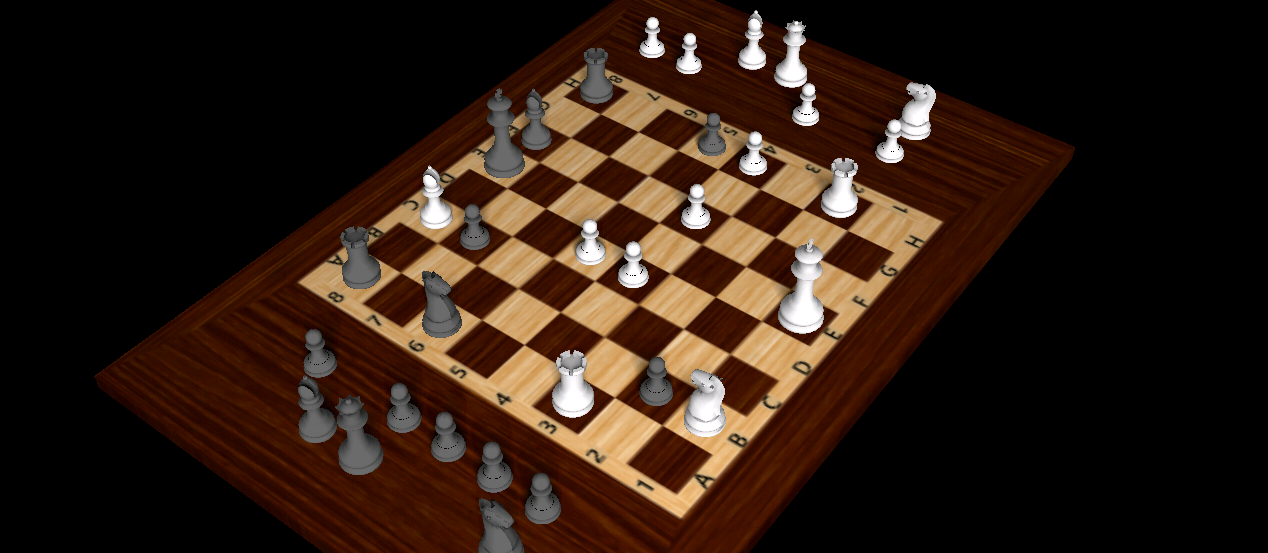
%> input picture test1.png, 1268 x 553 px
$ octave test2.m   (GNU Octave 9; MATLAB toolbox functions it lacks are replaced by stand-ins)
%> lines starting %> are read from the running program, lines starting %| are printed output that depends on the picture
### adaptivethreshold.m
function bw=adaptivethreshold(IM,ws,C,tm)
%ADAPTIVETHRESHOLD An adaptive thresholding algorithm that seperates the
%foreground from the background with nonuniform illumination.
%  bw=adaptivethreshold(IM,ws,C) outputs a binary image bw with the local
%   threshold mean-C or median-C to the image IM.
%  ws is the local window size.
%  tm is 0 or 1, a switch between mean and median. tm=0 mean(default); tm=1 median.
%
%  Contributed by Guanglei Xiong (xgl99@mails.tsinghua.edu.cn)
%  at Tsinghua University, Beijing, China.
%
%  For more information, please see
%  http://homepages.inf.ed.ac.uk/rbf/HIPR2/adpthrsh.htm

if (nargin<3)
    error('You must provide the image IM, the window size ws, and C.');
elseif (nargin==3)
    tm=0;
elseif (tm~=0 && tm~=1)
    error('tm must be 0 or 1.');
end

IM=mat2gray(IM);

if tm==0
    mIM=imfilter(IM,fspecial('average',ws),'replicate');
else
    mIM=medfilt2(IM,[ws ws]);
end
sIM=mIM-IM-C;
bw=im2bw(sIM,0);
bw=imcomplement(bw);

### test2.m
close all;
clear;
clc;

I = imread('test1.png');
%> I is the input picture: size 553x1268x3 uint8; mean R, G, B 47.2, 30.2, 19.8
I  = rgb2gray(I);
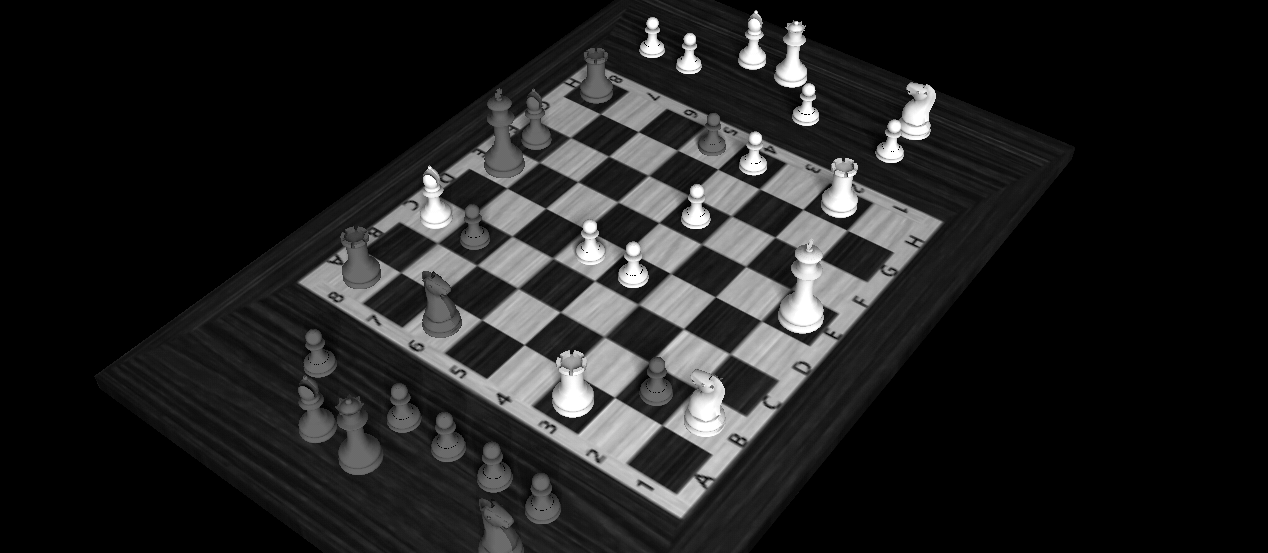
%> I: size 553x1268 uint8; min 0, max 255, mean 34
% I = histeq(I);
I = imsharpen(I,'Amount',0.5);

BW = adaptivethreshold(I,2,1,0);
%> in adaptivethreshold, `sIM=mIM-IM-C;`:
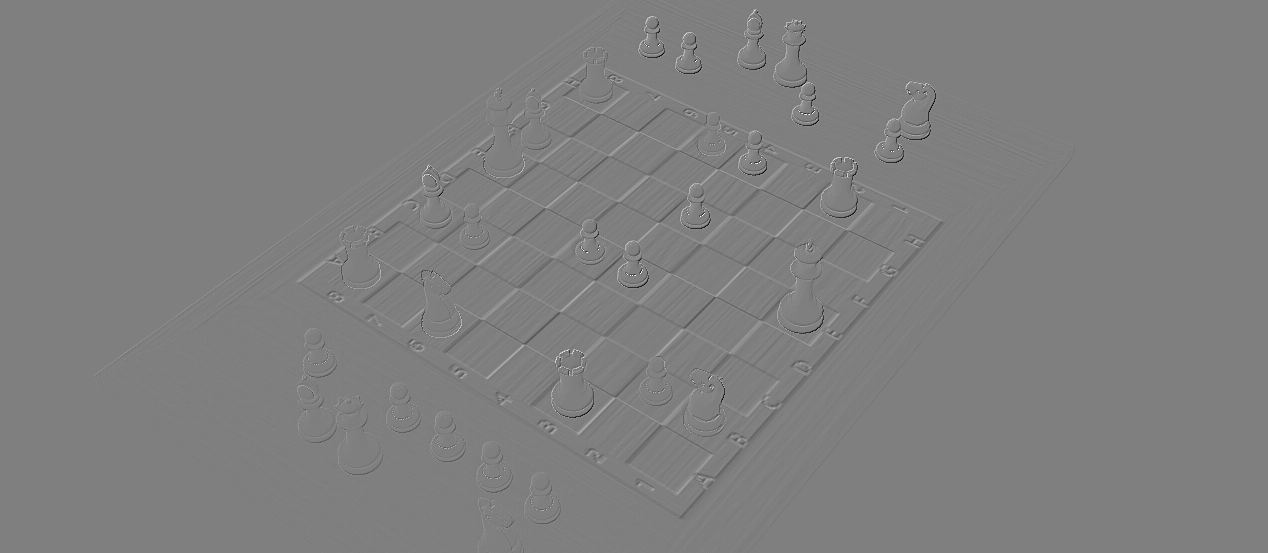
%> sIM: size 553x1268 double; min -1.75, max -0.25, mean -1; drawn with min black and max white
%> in adaptivethreshold, `bw=im2bw(sIM,0);`: bw: size 553x1268 logical; every value is 0
%> in adaptivethreshold, `bw=imcomplement(bw);`: bw: size 553x1268 logical; every value is 1
figure,
imshow(BW);
% [22 lines of commented-out code are left out]

$ run again, with test2.png copied over test1.png
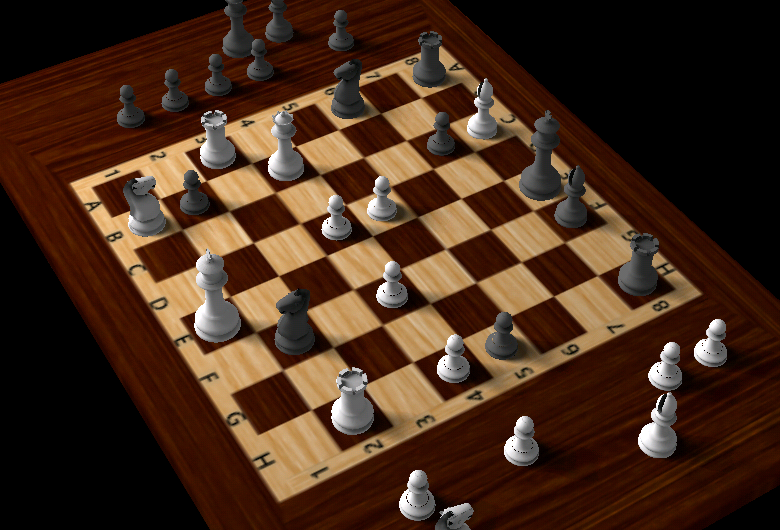
%> input picture test2.png, 780 x 530 px
%> I is the input picture: size 530x780x3 uint8; mean R, G, B 70.5, 44.5, 28.1
%> in adaptivethreshold, `mIM=imfilter(IM,fspecial('average',ws),'replicate');`:
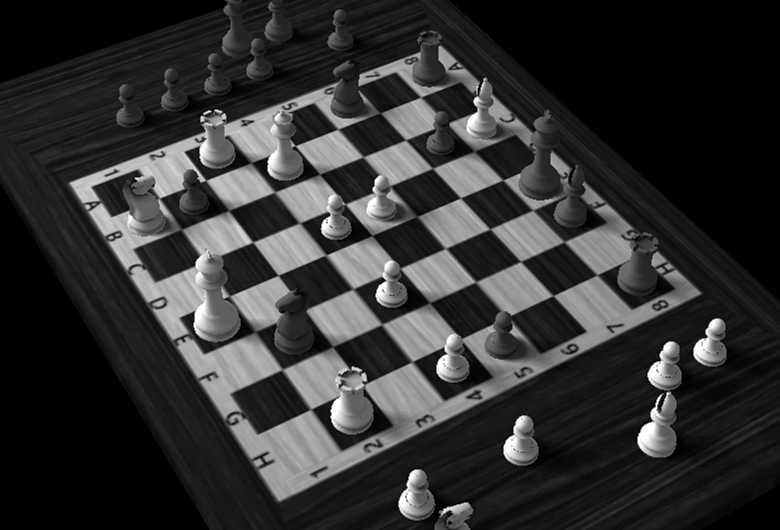
%> mIM: size 530x780 double; min 0, max 1, mean 0.198; mean of the top-left, top-right, bottom-left and bottom-right quarters 0.237, 0.137, 0.205, 0.211
%> in adaptivethreshold, `sIM=mIM-IM-C;`:
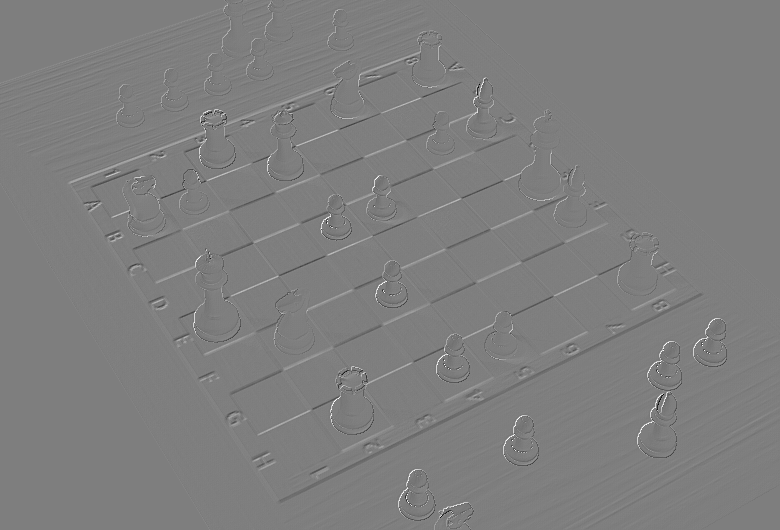
%> sIM: size 530x780 double; min -1.74, max -0.25, mean -1; drawn with min black and max white

$ run again, with 11.png copied over test1.png
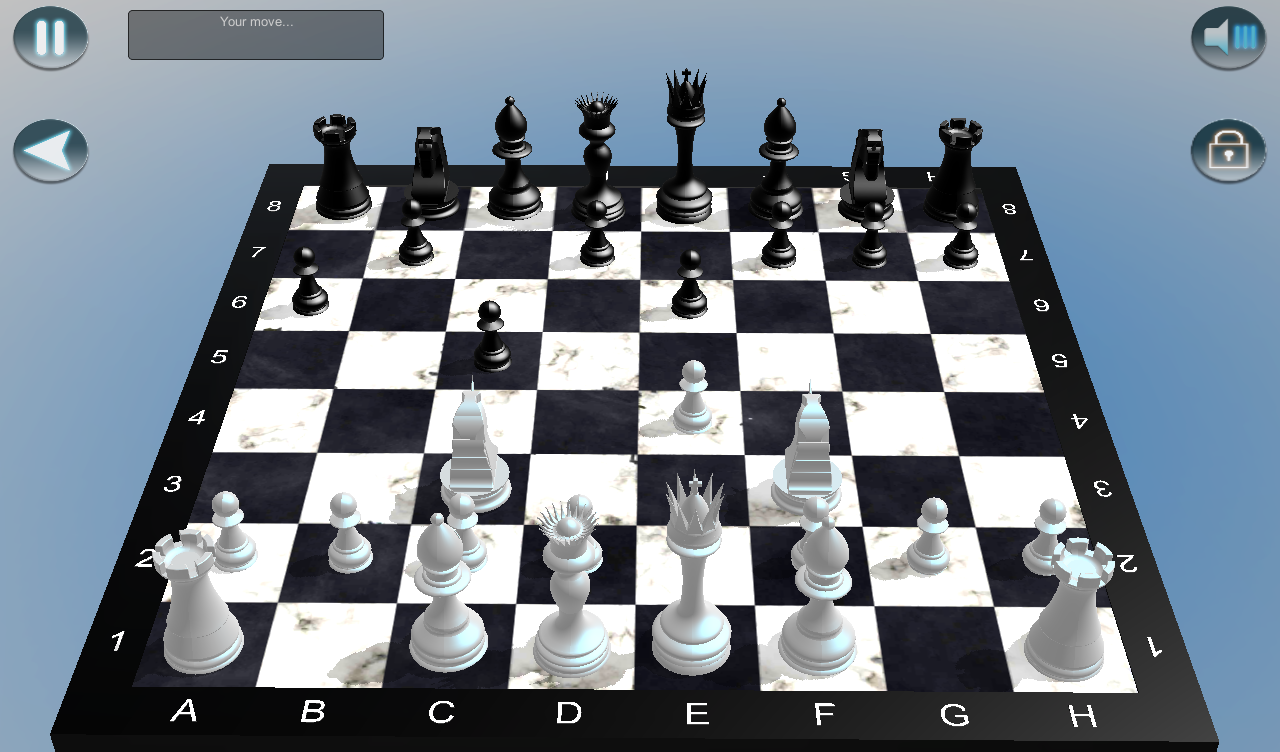
%> input picture 11.png, 1280 x 752 px
%> I is the input picture: size 752x1280x3 uint8; mean R, G, B 117.7, 128.8, 140
%> in adaptivethreshold, `mIM=imfilter(IM,fspecial('average',ws),'replicate');`:
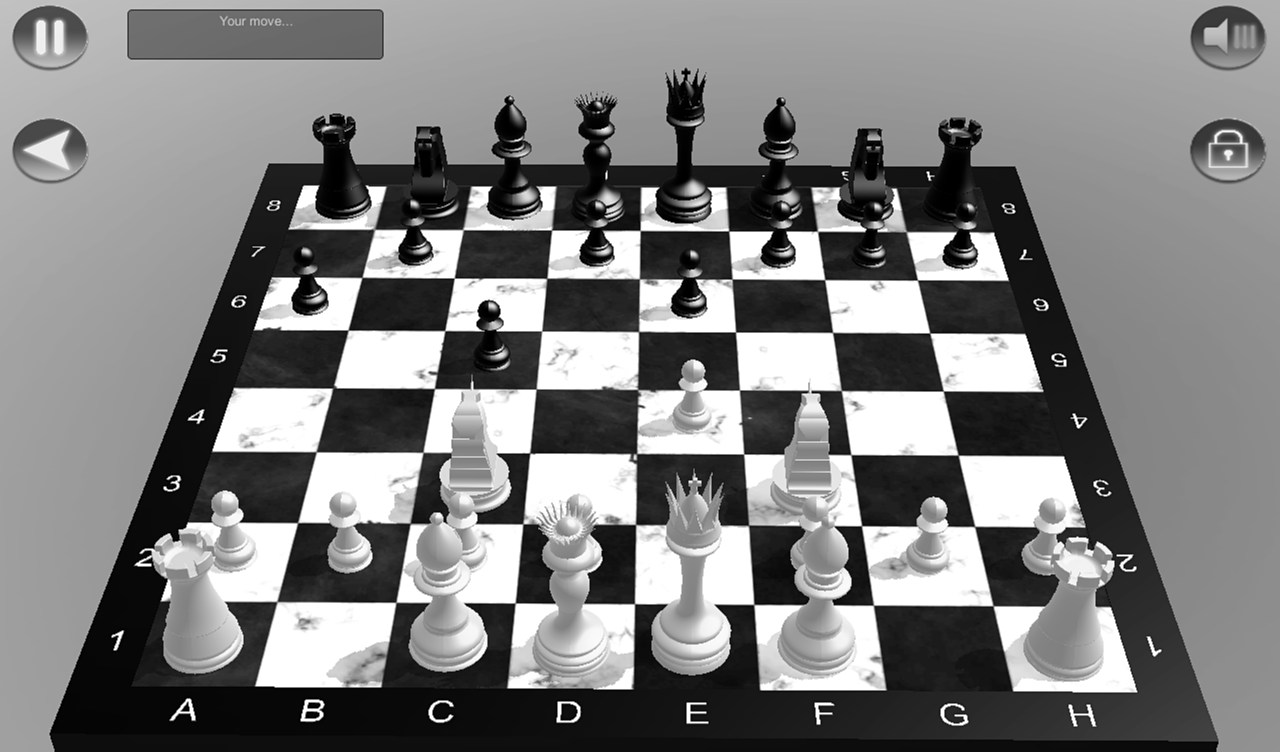
%> mIM: size 752x1280 double; min 0, max 1, mean 0.496; mean of the top-left, top-right, bottom-left and bottom-right quarters 0.529, 0.508, 0.475, 0.47
%> in adaptivethreshold, `sIM=mIM-IM-C;`:
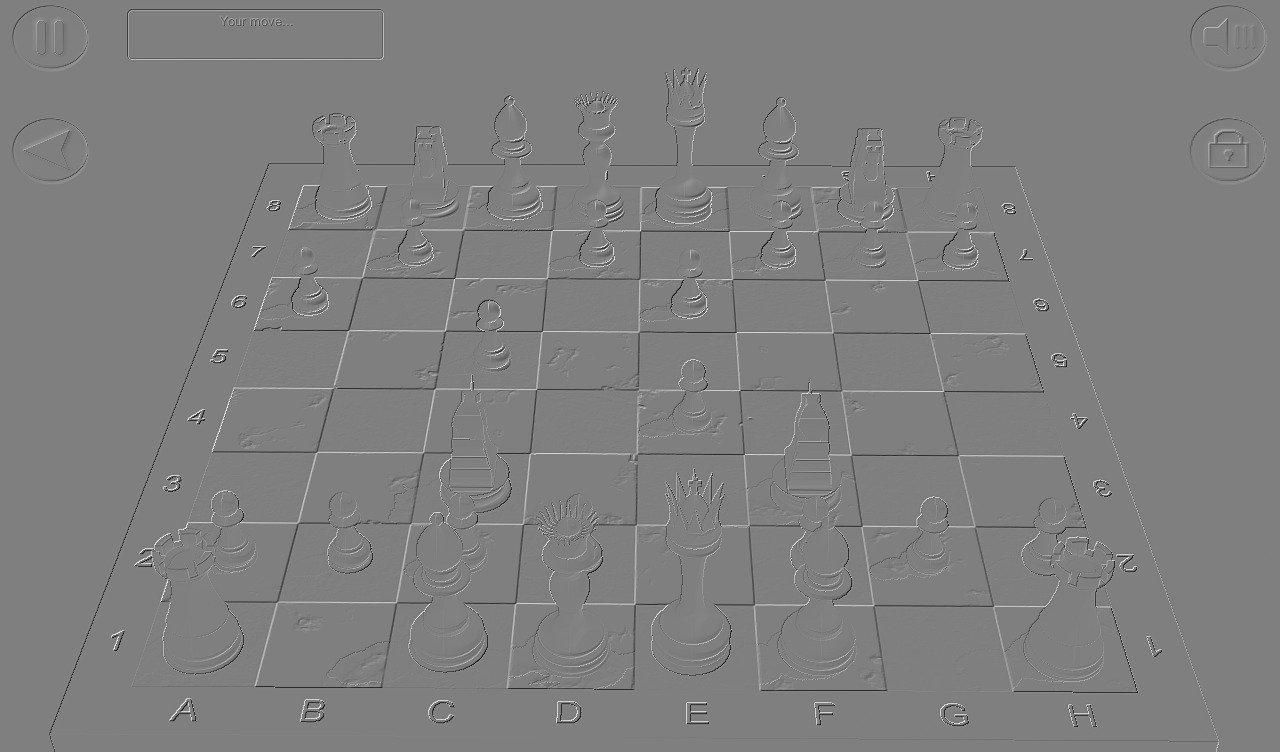
%> sIM: size 752x1280 double; min -1.75, max -0.25, mean -1; drawn with min black and max white
